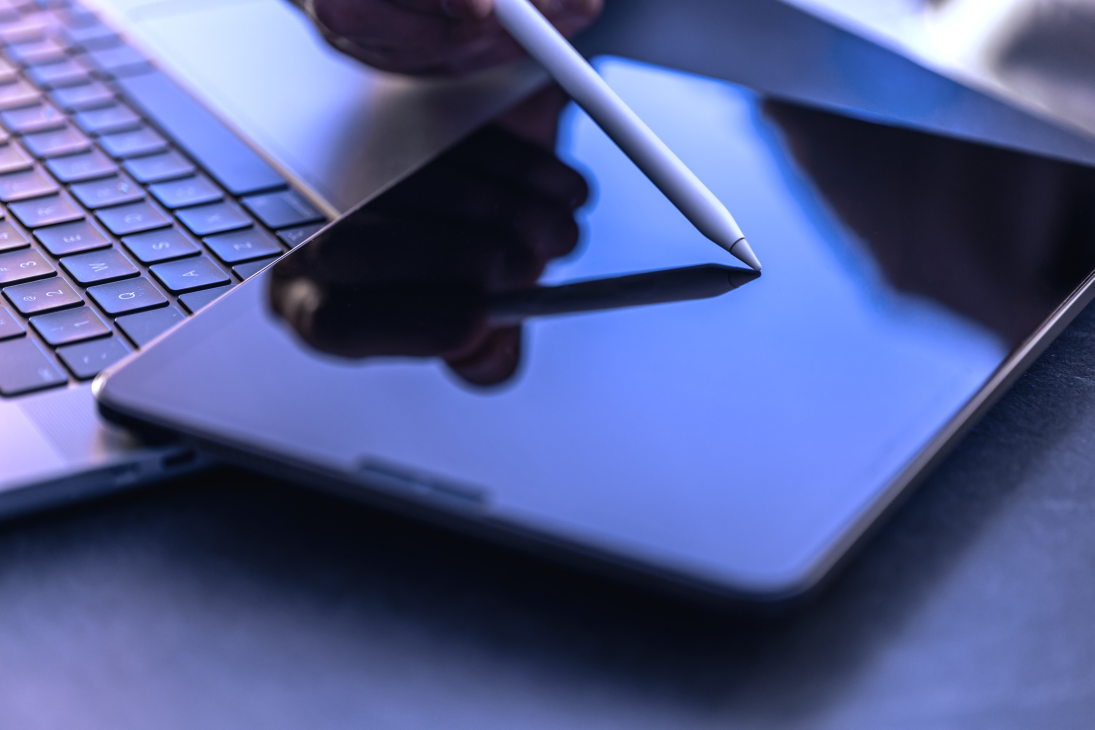
#> input picture imagens/bg_1.jpg, 5472 x 3648 px (shown at 1/5 size); its folder holds only this picture in this run
$ python -i optimize-images.py   (imports and definitions only)
#> lines starting #> are read from the running program, lines starting #| are printed output that depends on the picture
from __future__ import annotations

import shutil
import sys
from datetime import datetime
from pathlib import Path

try:
    from PIL import Image, ImageOps
except ImportError as exc:
    print("Pillow is required to optimize images. Install it with: python -m pip install pillow")
    raise SystemExit(1) from exc


ROOT = Path.cwd()
PUBLIC_DIR = ROOT / "public"
BACKUP_ROOT = ROOT / ".asset-backups" / f"images-{datetime.now():%Y%m%d-%H%M%S}"
IMAGE_EXTENSIONS = {".jpg", ".jpeg", ".png"}
JPEG_MAX_DIMENSION = 2560
PNG_MAX_DIMENSION = 1200
JPEG_QUALITY = 84


# [76 lines left out: functions format_bytes, iter_images, resized_size, save_candidate, backup_original, not called in this run]


def optimize_image(source: Path) -> tuple[bool, int, int, str | None]:
    original_size = source.stat().st_size
    candidate = source.with_name(f"{source.name}.tmp")

    try:
        save_candidate(source, candidate)
        candidate_size = candidate.stat().st_size

        if candidate_size >= original_size:
            candidate.unlink(missing_ok=True)
            return False, original_size, original_size, None

        backup_original(source)
        candidate.replace(source)
        return True, original_size, candidate_size, None
    except Exception as exc:
        candidate.unlink(missing_ok=True)
        return False, original_size, original_size, str(exc)


# [48 lines left out: function main, not called in this run]


# [2 lines not run here, left out]

>>> import cv2
>>> picture = cv2.imread('../imagens/bg_1.jpg', cv2.IMREAD_GRAYSCALE)
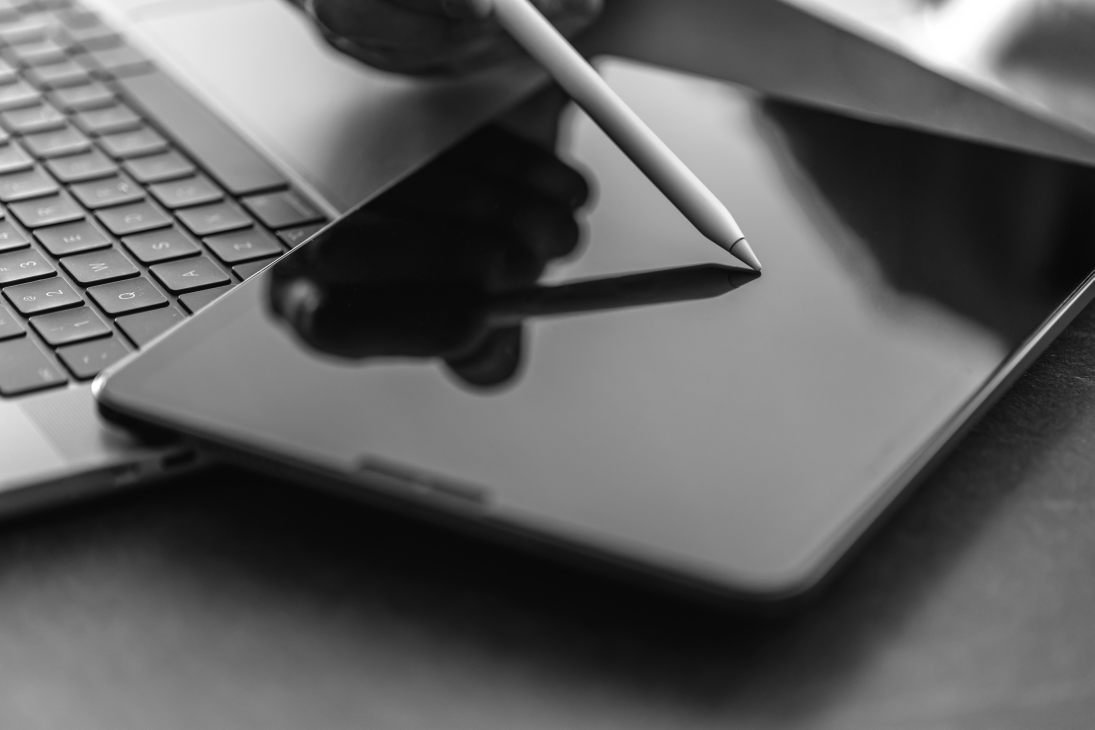
#> picture: shape (3648, 5472) (shown at 1/5 size); min 6, max 255, mean 95.2
#> (the run stopped early here; a loop or call above may not have finished)

$ run again, on imagens/bg_2.jpg
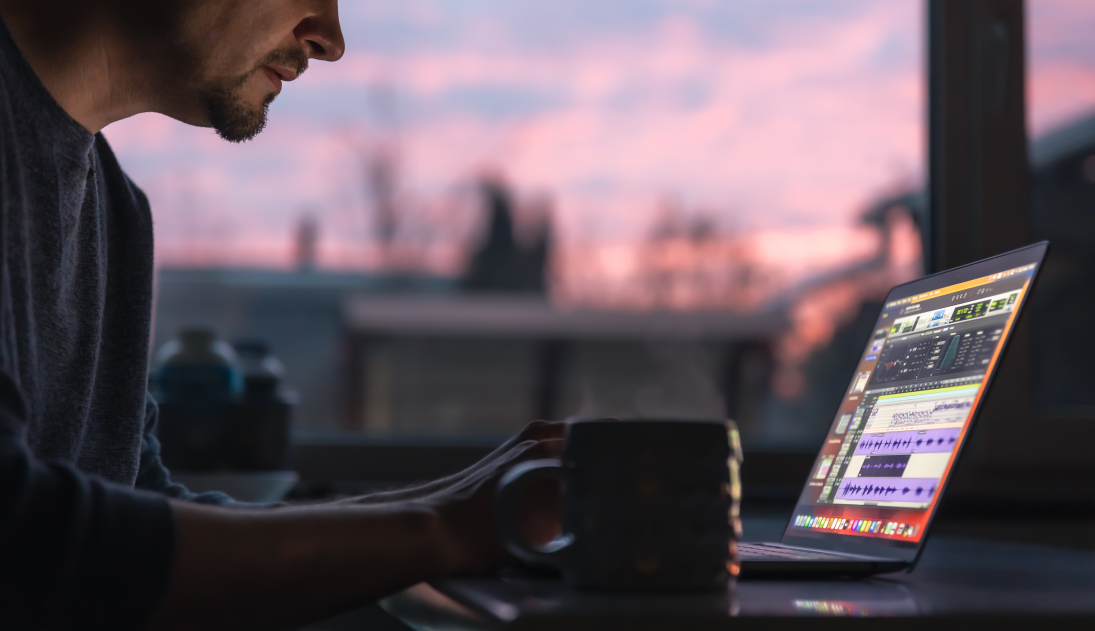
#> input picture imagens/bg_2.jpg, 5472 x 3155 px (shown at 1/5 size)
#> `picture = cv2.imread('../imagens/bg_1.jpg', cv2.IMREAD_GRAYSCALE)`:
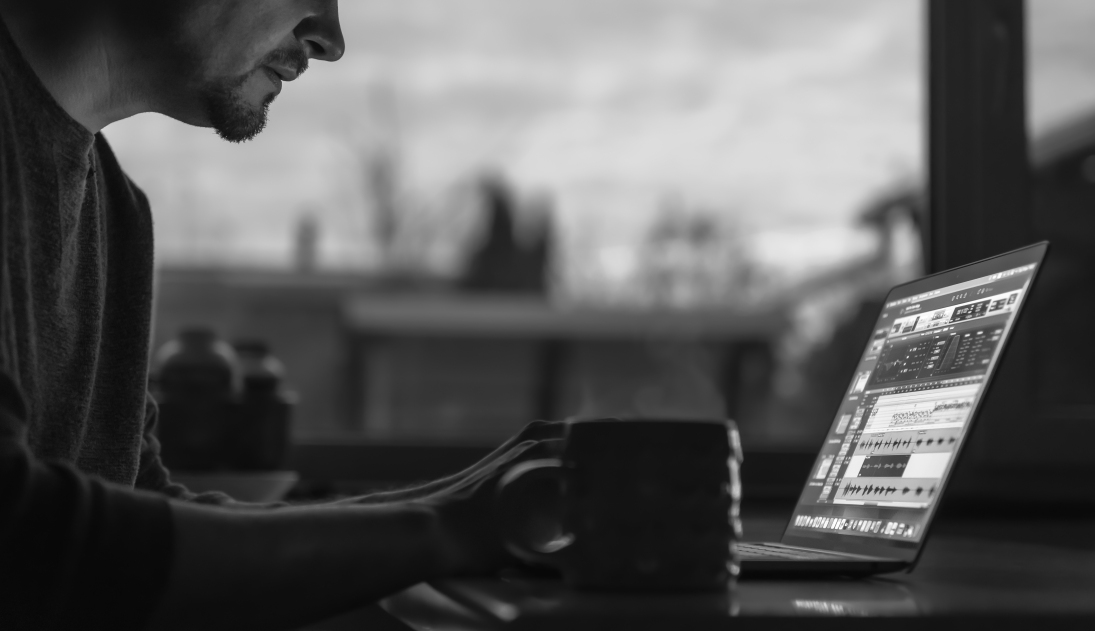
#> picture: shape (3155, 5472) (shown at 1/5 size); min 5, max 255, mean 88.4

$ run again, on imagens/bg_5.jpg
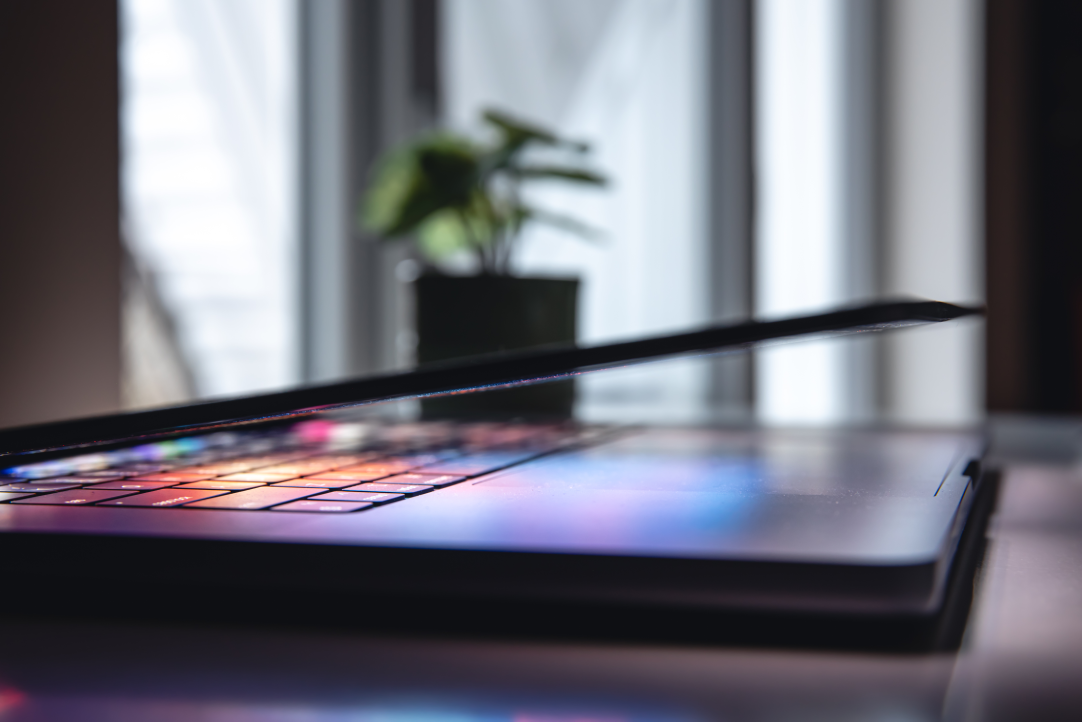
#> input picture imagens/bg_5.jpg, 5409 x 3606 px (shown at 1/5 size)
#> `picture = cv2.imread('../imagens/bg_1.jpg', cv2.IMREAD_GRAYSCALE)`:
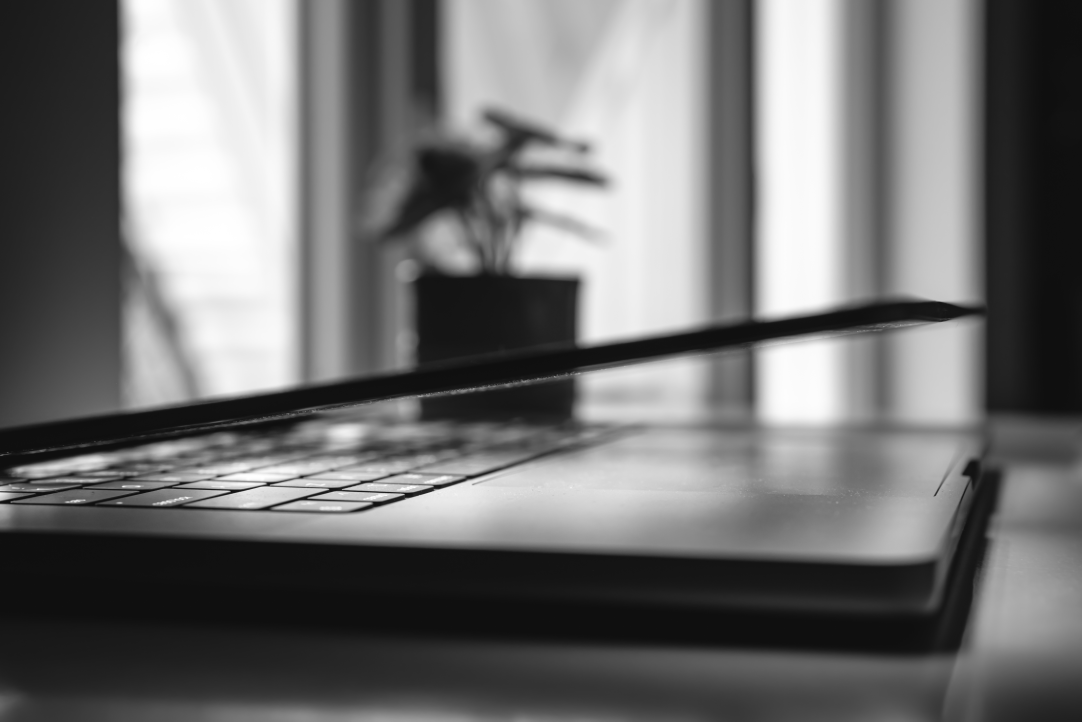
#> picture: shape (3606, 5409) (shown at 1/5 size); min 11, max 255, mean 113.1
